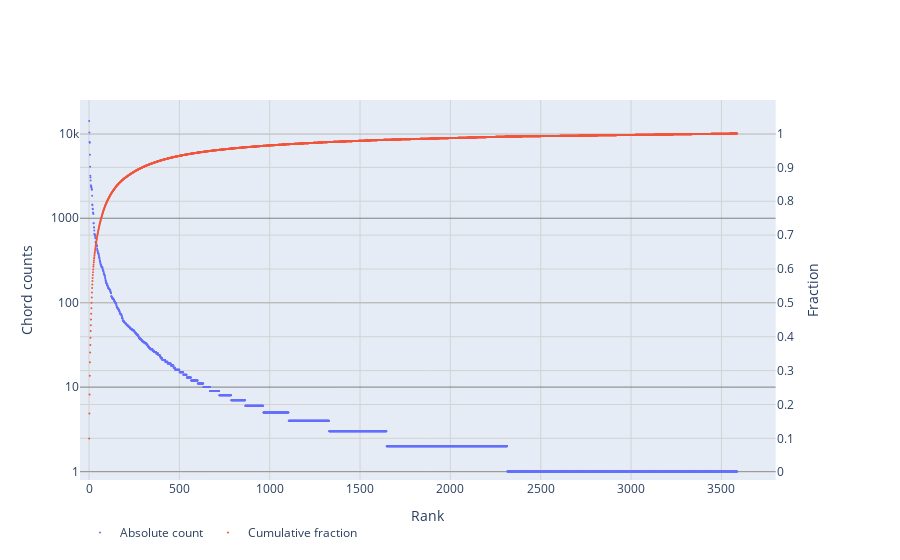

Notebook source saved alongside this figure:
### Markdown cell above
### Relationship between types (chords) and tokens (chord occurrences)

### Code cell
summarize_corpus(ccl.chord)

### Figure 1 — Plotly figure (JSON) as saved in the notebook; plotly's stock layout.template omitted (floating-point values rounded to 4 significant figures; data arrays with more than 128 entries replaced by an {"elided": "..."} marker saying what was removed)
{"data": [{"marker": {"size": 2}, "mode": "markers", "name": "Absolute count", "type": "scatter", "x": {"elided": "3587 int values"}, "xaxis": "x", "y": {"elided": "3587 int values"}, "yaxis": "y"}, {"marker": {"size": 2}, "mode": "markers", "name": "Cumulative fraction", "type": "scatter", "x": {"elided": "3587 int values"}, "xaxis": "x", "y": {"elided": "3587 float values"}, "yaxis": "y2"}], "layout": {"legend": {"orientation": "h"}, "xaxis": {"anchor": "y", "domain": [0, 0.94], "gridcolor": "lightgrey", "range": [-50, 3800], "title": {"text": "Rank"}, "zeroline": false}, "yaxis": {"anchor": "x", "domain": [0, 1], "dtick": 1, "gridcolor": "grey", "range": [-0.1, 4.4], "title": {"text": "Chord counts"}, "type": "log", "zeroline": true}, "yaxis2": {"anchor": "x", "dtick": 0.1, "gridcolor": "lightgrey", "overlaying": "y", "range": [-0.023, 1.099], "side": "right", "title": {"text": "Fraction"}, "zeroline": false}}}
